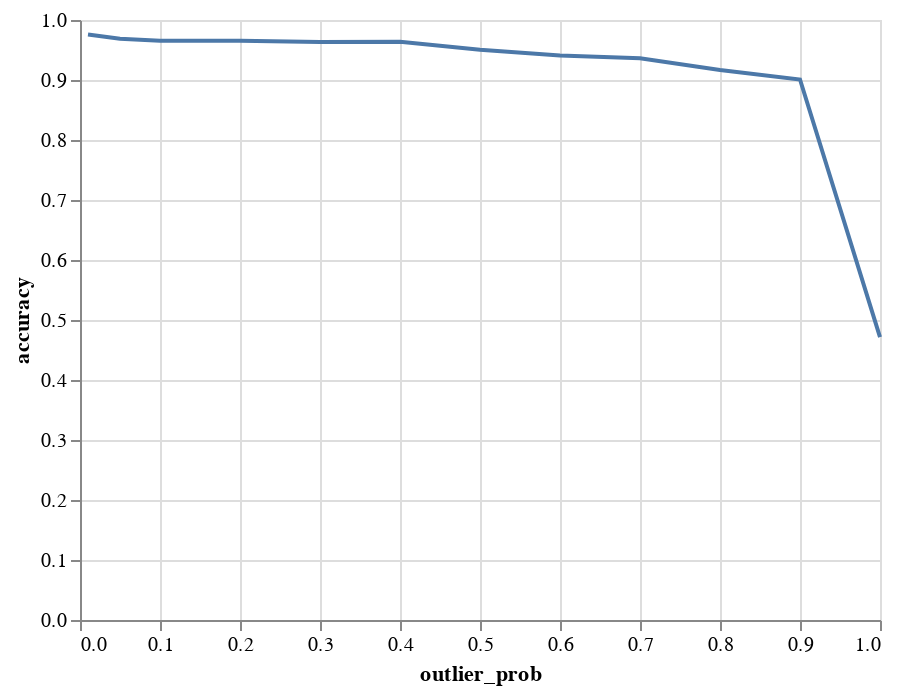

Source (notebook cell):
### Code cell
alt.Chart(df_rnn).mark_line().encode(x='outlier_prob', y='accuracy')

### Figure 1 — Vega-Lite specification as saved in the notebook (floating-point values rounded to 4 significant figures)
{"config": {"view": {"continuousWidth": 400, "continuousHeight": 300}}, "data": {"name": "data-737c8ca7e0633028d0b7c61d9bb14f25"}, "mark": "line", "encoding": {"x": {"type": "quantitative", "field": "outlier_prob"}, "y": {"type": "quantitative", "field": "accuracy"}}, "$schema": "https://vega.github.io/schema/vega-lite/v4.8.1.json", "datasets": {"data-737c8ca7e0633028d0b7c61d9bb14f25": [{"outlier_prob": 0.01, "accuracy": 0.9757}, {"outlier_prob": 0.05, "accuracy": 0.9687}, {"outlier_prob": 0.1, "accuracy": 0.9655}, {"outlier_prob": 0.2, "accuracy": 0.9653}, {"outlier_prob": 0.3, "accuracy": 0.9634}, {"outlier_prob": 0.4, "accuracy": 0.9637}, {"outlier_prob": 0.5, "accuracy": 0.9505}, {"outlier_prob": 0.6, "accuracy": 0.9408}, {"outlier_prob": 0.7, "accuracy": 0.9361}, {"outlier_prob": 0.8, "accuracy": 0.9167}, {"outlier_prob": 0.9, "accuracy": 0.9009}, {"outlier_prob": 1.0, "accuracy": 0.4714}]}}
